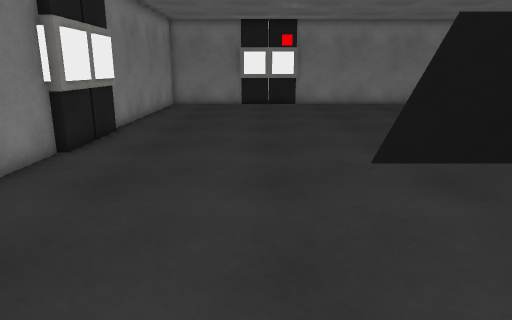
view 1 (above)

15 first-person views from a walk through a Unity game level. The camera is 1.3 m above the floor, tilts 14° down and sees 70° across. The floor is counted in squares, 0.5 m on a side. Each view is taken from the middle of a square. On the plan, view 1 faces up. The plan holds only what a view shows up to about 20 squares ahead; the rest is blank. The player character is not drawn. Surface patterns are stand-ins for the level's own textures.

view 2
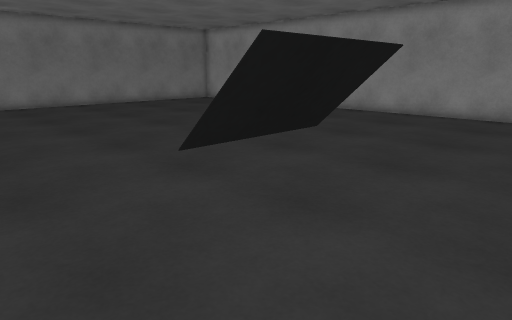

view 3
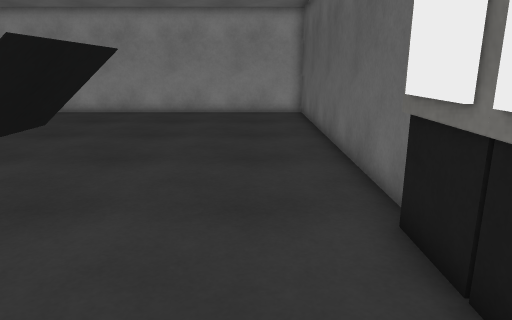

view 4
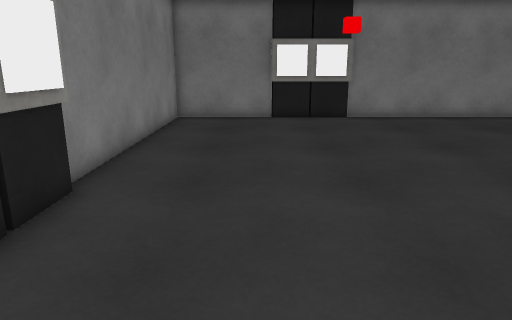

view 5
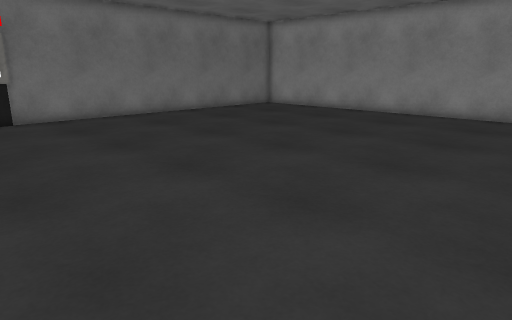

view 6
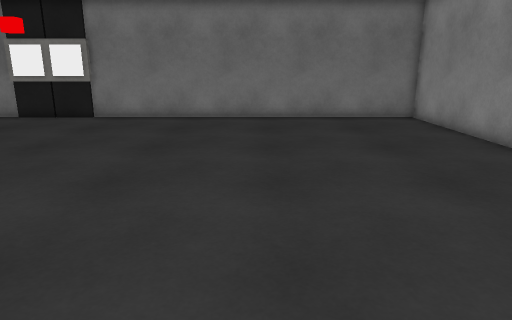

view 7
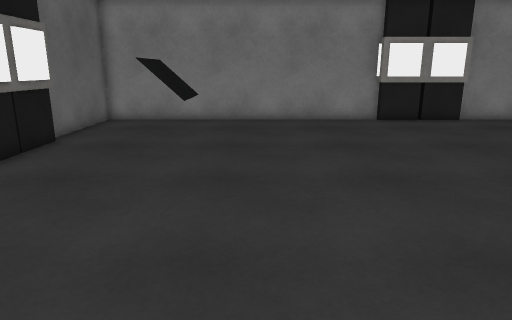

view 8
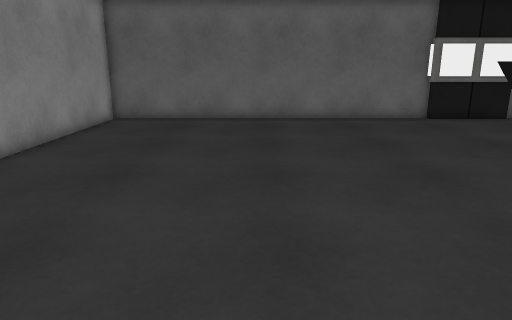

view 9
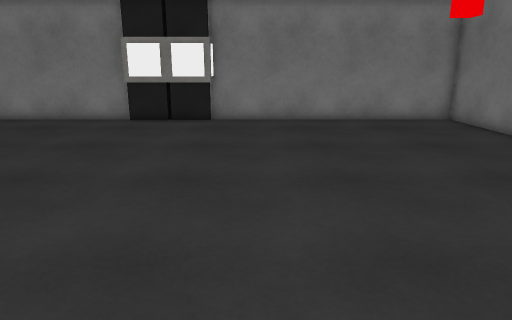

view 10
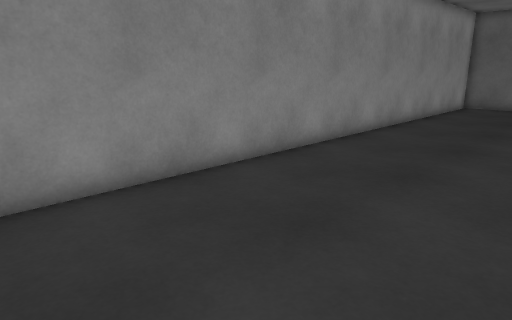

view 11
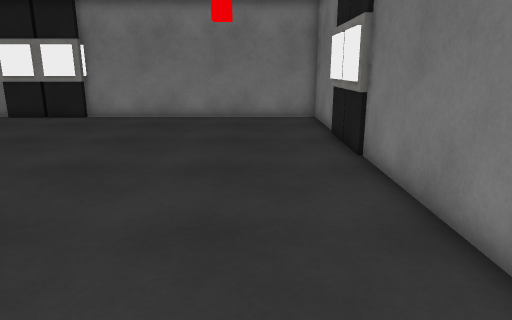

view 12
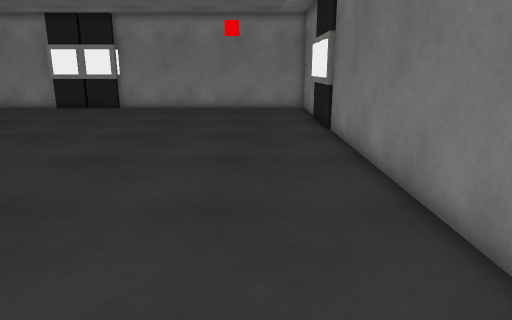

view 13
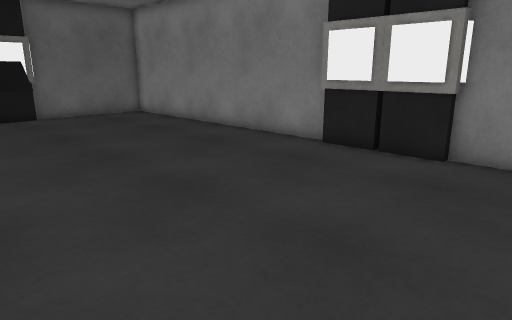

view 14
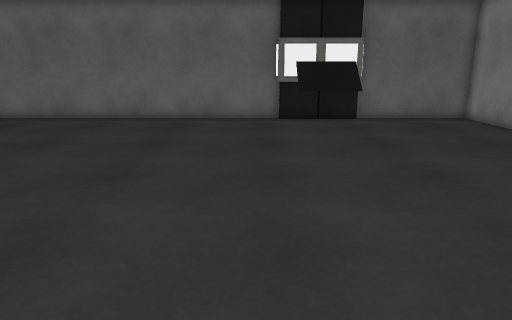

view 15
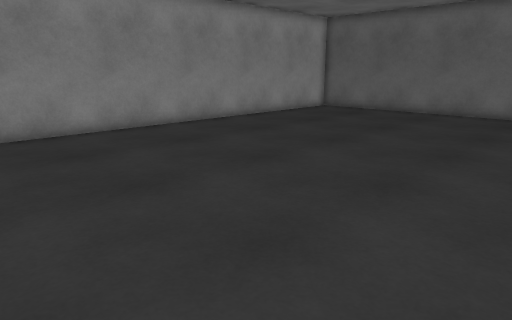

### Floor plan
Key: @ floor where view 1 was taken; # wall or solid block; . floor; ^ raised ledge; O other object.
Columns run from 8 left of view 1 to 21 right of it. Each row starts with its distance up from view 1.
 30        OO OO
 29           O
 28   #####OO##O##################
 27   #..........................#
 26   #..........................#
 25   #..........................#
 24   #..........................#
 23   #..........................#
 22   #..........................#
 21   #..........................#
 20   #..........................#
 19   #..........................#
 18   #..........................#
 17   #..........................#
 16   #..........................#
 15 OOO..........................#
 14 OO#..........................#
 13 OO#..........................#
 12 OOO..........................#
 11  ##..........................#
 10   #..........................#
  9   #..........................#
  8   #..........................#
  7   #..........................#
  6   #..........................#
  5   #..........................#
  4   #..........................#
  3   #......^^^.................#
  2   #......^^^.................#
  1   #..........................#
  0   #.....@....................#
 -1   #..........................#
 -2   #.....OOOOO................#
 -3   ######OOOO##################
 -4         OOOOO
 -5         OOOO

Where each view was taken, in squares from view 1:
view 1: 0 up, 0 right, facing up
view 2: 0 up, 1 left, facing up-right
view 3: 0 up, 2 left, facing right
view 4: 8 up, 2 left, facing up
view 5: 8 up, 1 left, facing up-right
view 6: 8 up, 12 right, facing up
view 7: 5 up, 13 right, facing left
view 8: 17 up, 13 right, facing down
view 9: 18 up, 13 right, facing left
view 10: 25 up, 13 right, facing down-right
view 11: 25 up, 14 right, facing left
view 12: 25 up, 19 right, facing left
view 13: 19 up, 5 right, facing down-left
view 14: 17 up, 5 right, facing down
view 15: 20 up, 5 right, facing down-right
